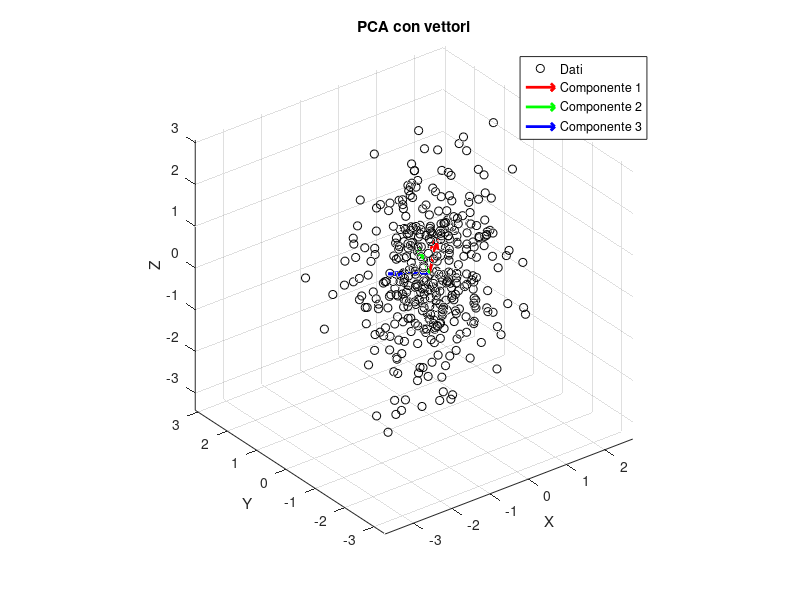

This figure's MATLAB source:
% Parametri della distribuzione gaussiana
mu = [0 0 0]; % Media
sigma = [1 0.5 0.2; 0.5 1 0.3; 0.2 0.3 1]; % Matrice di covarianza

% Generazione del dataset casuale distribuito gaussiano in R^3
rng(42); % Impostiamo il seed per la riproducibilità
n = 400; % Numero di punti nel dataset
data = mvnrnd(mu, sigma, n); % Generiamo dati casuali

% Calcolo della PCA
coeff = pca(data); % Calcoliamo i coefficienti della PCA

% Plot del dataset e dei vettori della PCA

scatter3(data(:,1), data(:,2), data(:,3), 'MarkerEdgeColor', 'k'); % Plot dei punti
hold on;
quiver3(mean(data(:,1)), mean(data(:,2)), mean(data(:,3)), ...
        coeff(1,1), coeff(2,1), coeff(3,1), 'r', 'LineWidth', 2); % Primo vettore della PCA
quiver3(mean(data(:,1)), mean(data(:,2)), mean(data(:,3)), ...
        coeff(1,2), coeff(2,2), coeff(3,2), 'g', 'LineWidth', 2); % Secondo vettore della PCA
quiver3(mean(data(:,1)), mean(data(:,2)), mean(data(:,3)), ...
        coeff(1,3), coeff(2,3), coeff(3,3), 'b', 'LineWidth', 2); % Terzo vettore della PCA
xlabel('X');
ylabel('Y');
zlabel('Z');
title('PCA con vettori');
grid on;
axis equal;
legend({'Dati', 'Componente 1', 'Componente 2', 'Componente 3'}, 'Location', 'best');
